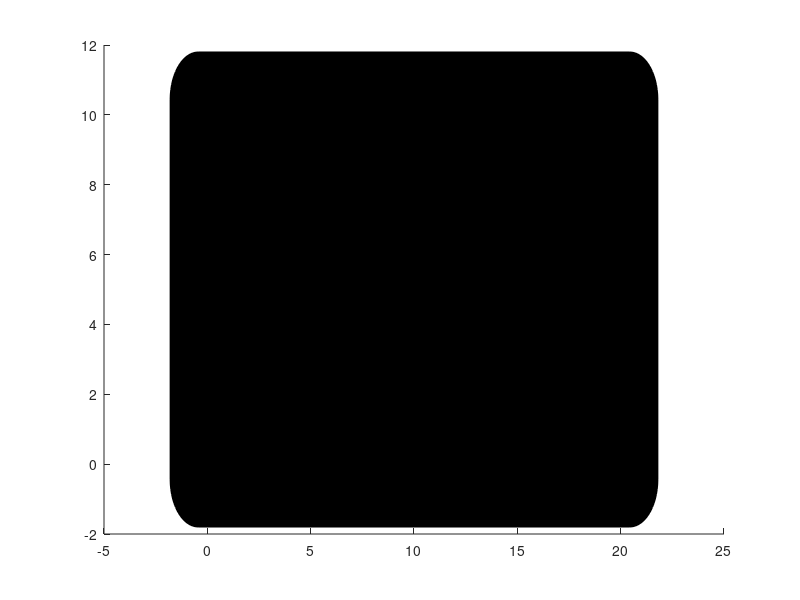

Write the MATLAB code that produced this figure. (Note: this script raises an error after producing the figure.)
% Kelvin Li
% 2D simulation of balls on a pool table (without implementing game rules)
% Press "R" to restart the game / resume initial setup
% Press "P" and click to place the cue ball at the position you want
% Press "H" to turn the auxiliary lines on or off

function Pool()
    function pos = get_mouse_pos()
        pos = get(gca, 'CurrentPoint');
        pos = pos(1, 1:2);
    end

    function OnMouseDown(~, ~)
        if sum(MotionTracker) == 0
            if ~toPlaceBall    
                pos = get_mouse_pos();
                if (norm(pos - pos_array(1, :)) <= ball_r)
                    isDragging = true;
                end
            else
                pos = get_mouse_pos();
                flag = place_cue_ball(pos);
    
                if flag
                    toPlaceBall = false;
                end
            end
        end
    end

    function OnMouseUp(~, ~)
        if isDragging
            delete(past_line)
            delete(auxiliary_plot_array)
            isDragging = false;
            MotionTracker(1) = 1;
            CollisionManager([1]);
        end
    end

    function OnMouseMove (~, ~)
        if isDragging
            mouse_pos = get_mouse_pos();

            v = (mouse_pos - pos_array(1, :));
            v_unit = -1 * v / norm(v);
            v_array(1, :) = v_unit;

            coef = min(max_drag, norm(v)) / max_drag;

            speed_array(1) = max_speed * coef;
            color = (1 - coef) * (([255, 204, 207] / 255) - [1 0 0]) + [1 0 0];

            delete(past_line)
            drag_pos = pos_array(1, :) + (v / norm(v)) * min(max_drag, norm(v));
            past_line = plot([pos_array(1, 1) drag_pos(1)], [pos_array(1, 2) drag_pos(2)], "Color", color, 'LineWidth',2);
            hold on

            if auxiliary_flag
                delete(auxiliary_plot_array)
                rotA = [0, -1; 1, 0];
                auxiliary_plot_array = gobjects(2, 1);
                count = 0;
                for ii = [1, -1]
                    count = count + 1;
                    p_side = pos_array(1, :) + ii * ball_r * (rotA * v_unit')';
                    [~, d] = wall_collision_detection(p_side, v_unit, 0, walls);
                    p_end = p_side + d * v_unit;
                    auxiliary_plot_array(count) = plot([p_side(1), p_end(1)], [p_side(2), p_end(2)], "Color", [0, 0, 0]);
                    hold on
                end
            end
        end
    end

    function OnKeyDown(~, ko)
        if ko.Key == "r"
            init_setup;
        end

        if ko.Key == "h"
            if auxiliary_flag
                delete(auxiliary_plot_array)
            end
            auxiliary_flag = ~auxiliary_flag;
        end

        if ko.Key == "p"
            if sum(MotionTracker) == 0 && ~isDragging
                if ismember(1, on_table_id)
                    delete_ball(1)
                    delete(ball_patch)
                    ball_patch = patch(ball_plot_x(:, on_table_id), ball_plot_y(:, on_table_id), color_array(on_table_id, :, :), 'EdgeColor', "none");
                end

                toPlaceBall = true;
            end
        end
    end

    function init_setup()
        % Setting up balls
        pos_array = zeros(ball_count, 2);
        v_array = zeros(ball_count, 2);
        speed_array = zeros(ball_count, 1);
        v_next_array = zeros(ball_count, 2);
        speed_next_array = zeros(ball_count, 1);
        
        dist_array = zeros(ball_count, 1);
        time_array = nan(ball_count, 1);

        collision_ball_array = zeros(ball_count, 1);

        pos_array(1, :) = ball_cue_pos;

        on_table_id = 1: ball_count;
        enter_hole_tracker = zeros(ball_count, 1);

        id = 1;
        for ii = 0: ball_rows
            x = - sqrt(3) * (2 * ii * ball_r + ii * ball_margin) / 2;
            y_base = - (2 * ii * ball_r + ii * ball_margin) / 2;
            for jj = 0: ii
                id = id + 1;
                y = y_base + jj * (2 * ball_r + ball_margin);
                pos_array(id, :) = [x, y] + ball_tri_pos;
            end
        end

        for id = on_table_id
            add_ball_plot(id);
        end

        % Plotting takes much more time than calculating the path. Plotting
        % using "rectangle" would result in bad animation quality
        % Through experiment, I found that this is the quickest way to draw "circles"
        delete(ball_patch)
        ball_patch = patch(ball_plot_x, ball_plot_y, color_array, 'EdgeColor', "none");
    end

    function delete_ball(id)
        on_table_id = on_table_id(on_table_id ~= id);

        pos_array(id, :) = [nan, nan];
        v_array(id, :) = [nan, nan];
        speed_array(id) = nan;
        v_next_array(id) = nan;
        speed_next_array(id) = nan;
        
        dist_array(id) = nan;
        time_array(id) = nan;

        MotionTracker(id) = 0;
    end

    function flag = place_cue_ball(pos)
        flag = in_box_checker(pos, walls + [-1, -1, 1, 1] * (ball_r + 1e-10));
        if flag
            for id = on_table_id
                if norm(pos_array(id, :) - pos) < 2 * ball_r
                    flag = false;
                    break
                end
            end
        end

        if flag
            pos_array(1, :) = pos;
            on_table_id = [1, on_table_id];

            add_ball_plot(1)

            delete(ball_patch)
            ball_patch = patch(ball_plot_x(:, on_table_id), ball_plot_y(:, on_table_id), color_array(on_table_id, :, :), 'EdgeColor', "none");
        end
    end

    function OnFigureClose(~, ~)
        isRunning = false;
        delete(f)
    end

    function plot_table_w_hole()
        angles = [pi/2, pi/4, -3*pi/4, pi/4, 5*pi/4, pi; ...
                    pi, 3*pi/4, -pi/4, 3*pi/4, 7*pi/4, 3*pi/2; ...
                    3*pi/2, pi, 0, pi, 0, -pi/2; ...
                    3*pi/2, 5*pi/4, pi/4, 5*pi/4, pi/4, 0; ...
                    0, -pi/4, 3*pi/4, 7*pi/4, 3*pi/4, pi/2; ...
                    pi/2, 0, -pi, 0, pi, pi/2];
        table_x = [];
        table_y = [];

        for ii = 1: 6
            for jj = 1: 3
                if jj == 2
                    now_r = hole_r;
                    angle_step = pi / 16;
                else
                    angle_step = - pi / 16;
                    if mod(ii, 3) ~= 0
                        now_r = bound_r;
                    else
                        now_r = hole_r;
                    end
                end
                th = angles(ii, 2 * jj - 1): angle_step : angles(ii, 2 * jj);
                table_x = [table_x, (now_r * cos(th) + bound_center_pos(ii, 2*jj-1))];
                table_y = [table_y, (now_r * sin(th) + bound_center_pos(ii, 2*jj))];
            end
        end

        rectangle('Position',[-margin, -margin, (y_length + margin) * 2, y_length + margin * 2], 'FaceColor',[0 0 0], 'Curvature', 0.2);
        hold on
        pgon = polyshape(table_x, table_y);
        pgon_plot = plot(pgon);
        pgon_plot.FaceAlpha = 1;
        pgon_plot.FaceColor = [0 0.75 0.75];

        drawnow
        hold on
    end

    function add_ball_plot(id)
        th = linspace(0, 2*pi * (circle_sides - 1) / circle_sides, circle_sides);
        ball_plot_x(:, id) = (ball_r * cos(th) + pos_array(id, 1))';
        ball_plot_y(:, id) = (ball_r * sin(th) + pos_array(id, 2))';
    end

    function [flag, slot_id] = in_boundary_checker(pos)
        flag = false;
        slot_id = 0;
        if in_box_checker(pos, walls + [-1, -1, 1, 1] * (ball_r - 1e-8))
            flag = true;
        else
            for ii = 1: 6
                if in_box_checker(pos, hole_region(ii, :) + [-1, -1, 1, 1] * (-1e-10))
                    if mod(ii, 3) ~= 0
                        now_bound_r = bound_r;
                    else
                        now_bound_r = hole_r;
                    end

                    if (min(norm(pos - bound_center_pos(ii, 1: 2)), norm(pos - bound_center_pos(ii, 5: 6))) > now_bound_r + ball_r - 1e-10)
                        flag = true;
                        slot_id = ii;
                    else
                        flag = false;
                        break
                    end
                end
            end
        end
    end

    function [collide_d, normal, bound_ball_id] = slot_collision_detection(p, v, s, slot_id)
        bound_d_array = nan(3, 1);
        for ii = 1: 3
            dp = bound_center_pos(slot_id, 2 * ii - 1: 2 * ii) - p;
            if ii == 2
                r_sum = hole_r; % = (hole_r - ball_r) + ball_r
            else
                if mod(slot_id, 3) ~= 0
                    r_sum = bound_r + ball_r;
                else
                    r_sum = hole_r + ball_r;
                end
            end
            bound_d_array(ii) = still_ball_collision_distance(dp, v, r_sum);
        end

        [collide_d, bound_ball_id] = min(bound_d_array);
        if ~isnan(collide_d) && in_box_checker(p + collide_d * v, hole_region(slot_id, :) + [-1, -1, 1, 1] * (-1e-10))
            if collide_d > s ^ 2 / (2 * acc)
                collide_d = s ^ 2 / (2 * acc);
                normal = [0, 0];
            else
                normal = bound_center_pos(slot_id, 2 * bound_ball_id - 1: 2 * bound_ball_id) - (p + collide_d * v);
                normal = normal / norm(normal);
            end
        else
            collide_d = nan;
            normal = nan(2, 1);
        end
    end

    function [collide_d, normal, enter_hole_flag] = boundary_collision_detection(p, v, s)
        flag = false;
        enter_hole_flag = false;

        collide_d = nan;
        normal = nan(1, 2);
        if ~in_box_checker(p, walls + [-1, -1, 1, 1] * (ball_r - 1e-5))
            [~, slot_id] = in_boundary_checker(p);
            if slot_id ~= 0
                [collide_d, normal, bound_ball_id] = slot_collision_detection(p, v, s, slot_id);
                if ~isnan(collide_d)
                    flag = true;
    
                    if bound_ball_id == 2
                        enter_hole_flag = true;
                    end
                end
            end
        end

        if ~flag
            [wall_id, d] = wall_collision_detection(p, v, ball_r, walls);
            if d < s ^ 2 / (2 * acc)
                collide_p = p + d * v;
                slot_id = nan;
                wall_type = mod(wall_id, 2) + 1;
                for ii = 1: 3
                    if collide_p(wall_type) >= slot_pos_on_wall(wall_type, 2 * ii - 1) && collide_p(wall_type) <= slot_pos_on_wall(wall_type, 2 * ii)
                        slot_id = slot_pos_to_index(wall_id, ii);
                        break
                    end
                end
                if ~isnan(slot_id)
                    [collide_d, normal, bound_ball_id] = slot_collision_detection(p, v, s, slot_id);
                    if bound_ball_id == 2
                        enter_hole_flag = true;
                    end
                else
                    collide_d = d;
                    if mod(wall_id, 2) == 1
                        normal = [1 0];
                    else
                        normal = [0 1];
                    end
                end
            else
                collide_d = s ^ 2 / (2 * acc);
                normal = [0, 0];
            end
        end
    end

    function [flag, collision_id] = BallCollisionManager(update_id, test_ids, bound_d_array)
        [now_dists, now_times] = ball_collision_detection(update_id, test_ids, pos_array, v_array, speed_array, acc, ball_r, walls, false);
        [sort_time, sort_id] = sort(now_times);

        flag = false;
        collision_ball = 0;
        if ~isnan(sort_time(1))
            for count = 1: ball_count
                ball_id = sort_id(count);
                if ~isnan(now_times(ball_id)) && (now_times(ball_id) < time_array(ball_id) || isnan(time_array(ball_id)))
                    if (now_dists(ball_id, 1) <= bound_d_array(update_id) || isnan(bound_d_array(update_id))) ...
                            && (now_dists(ball_id, 2) <= bound_d_array(ball_id) || isnan(bound_d_array(ball_id)))
                        dist_array(update_id) = now_dists(ball_id, 1);
                        dist_array(ball_id) = now_dists(ball_id, 2);
    
                        time_array(update_id) = now_times(ball_id);
                        time_array(ball_id) = now_times(ball_id);
    
                        normal = (pos_array(update_id, :) + dist_array(update_id) * v_array(update_id, :)) ...
                                    - (pos_array(ball_id, :) + dist_array(ball_id) * v_array(ball_id, :));
                        normal = normal / norm(normal);
    
                        [v1, s1, v2, s2] = ball_collision(v_array(update_id, :), speed_array(update_id, :) - acc * time_array(update_id), ...
                                                            v_array(ball_id, :), speed_array(ball_id, :) - acc * time_array(ball_id), normal, ...
                                                            restitute_coef, friction_coef);
    
                        v_next_array(update_id, :) = v1;
                        v_next_array(ball_id, :) = v2;
    
                        speed_next_array(update_id) = s1;
                        speed_next_array(ball_id) = s2;
    
                        if s1 > 0
                            MotionTracker(update_id) = 1;
                        end
                        if s2 > 0
                            MotionTracker(ball_id) = 1;
                        end

                        if enter_hole_tracker(update_id) == 1
                            enter_hole_tracker(update_id) = 0;
                        end
                        if enter_hole_tracker(ball_id) == 1
                            enter_hole_tracker(ball_id) = 0;
                        end
    
                        flag = true;
                        collision_id = ball_id;
                        break
                    end
                end
            end
        end
    end

    function CollisionManager(update_array)
        next_update_array = [];
        test_ids = on_table_id;
        bound_d_array = nan(ball_count, 1);
        normal_array = nan(ball_count, 2);
        hole_flag_array = boolean(zeros(ball_count, 1));
        for id = on_table_id
            if speed_array(id) > 0
                [bound_d_array(id), normal_array(id, :), hole_flag_array(id)] = boundary_collision_detection(pos_array(id, :), v_array(id, :), speed_array(id));
            end
        end

        for update_id = update_array
            test_ids = test_ids(test_ids ~= update_id);

            [flag, collision_id] = BallCollisionManager(update_id, test_ids, bound_d_array);
            if flag
                if collision_ball_array(collision_id) ~= 0
                    next_update_id = collision_ball_array(collision_id);
                    if sum(update_id == next_update_id) == 0
                        time_array(next_update_id) = nan;
                        v_next_array(next_update_id, :) = [0, 0];
                        speed_next_array(next_update_id) = 0;
    
                        next_update_array = [next_update_array, next_update_id];
                    end
                end

                collision_ball_array(update_id) = collision_id;
                collision_ball_array(collision_id) = update_id;
            else
                collision_ball_array(update_id) = 0;
                if speed_array(update_id) > 0
                    bound_d = bound_d_array(update_id);
                    normal = normal_array(update_id, :);
                    enter_hole_flag = hole_flag_array(update_id);

                    if normal == [0, 0]
                        t = speed_array(update_id) / acc;
                        dist_array(update_id) = (speed_array(update_id) ^ 2) / (2 * acc);
                        time_array(update_id) = t;
    
                        v_next_array(update_id, :) = [0, 0];
                        speed_next_array(update_id) = 0;
                    else
                        c = [-acc/2, speed_array(update_id), -bound_d];
                        
                        ts = roots(c);
                    
                        t = nan;
                        for test_t = ts'
                            if (test_t >= 0 && test_t == real(test_t)) && (isnan(t) || test_t < t)
                                t = test_t;
                            end
                        end

                        dist_array(update_id) = bound_d;
                        time_array(update_id) = t;

                        collision_speed = speed_array(update_id) - acc * t;
                        [v_next_array(update_id, :), speed_next_array(update_id)] = wall_collision(v_array(update_id, :), collision_speed, normal, restitute_coef, friction_coef);

                        if enter_hole_flag
                            enter_hole_tracker(update_id) = 1;
                        end
                    end
                end
            end
        end
        if ~isempty(next_update_array)
            CollisionManager(next_update_array)
        end
    end

    function update_balls(t)
        update_record = zeros(ball_count, 1);
        for id = on_table_id
            if time_array(id) >= 0
                if time_array(id) > t
                    if speed_array(id) ~= 0 || ((speed_next_array(id) == 0) && (speed_array(id) <= acc * t + 1e-20))
                        if speed_array(id) > acc * t + 1e-20
                            now_d = calc_d(speed_array(id), acc, t);
                            speed_array(id) = speed_array(id) - acc * t;
                            time_array(id) = time_array(id) - t;
                        else
                            now_d = speed_array(id) ^ 2 / (2 * acc);
                            time_array(id) = nan;
                            speed_array(id) = 0;
                            MotionTracker(id) = 0;
    
                            update_record(id) = 1;
                        end
    
                        pos_array(id, :) = pos_array(id, :) + v_array(id, :) * now_d;
                    else
                        time_array(id) = time_array(id) - t;
                    end
                else
                    if enter_hole_tracker(id) == 0
                        now_d_before = calc_d(speed_array(id), acc, time_array(id));
                        now_d_after = calc_d(speed_next_array(id), acc, t - time_array(id));
        
                        pos_array(id, :) = pos_array(id, :) + v_array(id, :) * now_d_before + v_next_array(id, :) * now_d_after;
    
                        v_array(id, :) = v_next_array(id, :);
                        speed_array(id) = speed_next_array(id) - acc * (t - time_array(id));
    
                        update_record(id) = 1;
                    else
                        delete_ball(id)
                    end
                end

                % In some weird situations (probably due to the precision
                % of computer calculation), the program will not realize
                % that the ball will stop. We need the following "if" to
                % double check
                if speed_array(id) == 0 && speed_next_array(id) == 0
                    time_array(id) = nan;
                    MotionTracker(id) = 0;
                    
                    update_record(id) = 1;
                end
            elseif time_array(id) < 0
                time_array(id) = nan;
                speed_array(id) = 0;
                MotionTracker(id) = 0;
        
                update_record(id) = 1;
            end
        end
        if sum(update_record) > 0
            update_array = 1: ball_count;
            update_array = update_array(update_record == 1);
            CollisionManager(update_array);
        end
    end


    % Settings
    y_length = 10;
    margin = 1.8;
    circle_sides = 16;

    ball_r = 0.32;
    hole_r = 1.6 * ball_r;
    ball_margin = 0.1 * ball_r;

    ball_rows = 5;
    ball_count = 1 + sum(1: ball_rows);

    ball_tri_pos = [0.5 * y_length + sqrt(3) * (2 * ball_r + ball_margin), 0.5 * y_length];
    ball_cue_pos = [1.5 * y_length, 0.5 * y_length];

%     ball_tri_pos = [4, 1];
%     ball_cue_pos = [10, 0.5];

    acc = 12;
    time_step = 0.025;
    max_speed = 48;
    max_drag = y_length / 2;

    restitute_coef = 0.8;
    friction_coef = 0.1;

    auxiliary_flag = true;

    bound_r = (3 + 2 * sqrt(2)) * hole_r;
    bound_side = bound_r - 2 * hole_r;
    walls = [2 * y_length, y_length, 0, 0];
    hole_anchor = [2 * y_length, 0; ...
                    2 * y_length, y_length; ...
                    y_length, y_length; ...
                    0, y_length; ...
                    0, 0; ...
                    y_length, 0];
    hole_region = [2 * hole_r, bound_side, -bound_side, -2 * hole_r; ...
                    2 * hole_r, 2 * hole_r, -bound_side, -bound_side; ...
                    2 * hole_r, 2 * hole_r,  -2 * hole_r, -ball_r
                    bound_side, 2 * hole_r, -2 * hole_r, -bound_side; ...
                    bound_side, bound_side, -2 * hole_r, -2 * hole_r; ...
                    2 * hole_r, ball_r, -2 * hole_r, -2 * hole_r] ...
                    + [hole_anchor, hole_anchor];
    bound_center_pos = [-bound_side, -bound_r, hole_r, -hole_r, bound_r, bound_side; ...
                    bound_r, -bound_side, hole_r, hole_r, -bound_side, bound_r; ...
                    2 * hole_r, hole_r, 0, hole_r, -2 * hole_r, hole_r; ...
                    bound_side, bound_r, -hole_r, hole_r, -bound_r, -bound_side; ...
                    -bound_r, bound_side, -hole_r, -hole_r, bound_side, -bound_r; ...
                    -2 * hole_r, -hole_r, 0, -hole_r, 2 * hole_r, -hole_r] ...
                    + [hole_anchor, hole_anchor, hole_anchor];

    slot_pos_on_wall = [0, bound_side, y_length - 2 * hole_r, y_length + 2 * hole_r, 2 * y_length - bound_side, 2 * y_length; ... % for wall 2, 4
                        0, bound_side, nan, nan, y_length - bound_side, y_length]; % for wall 1, 3 (use mod(wall_id, 2) + 1)
    slot_pos_to_index = [1, nan, 2;
                        4, 3, 2;
                        5, nan, 4;
                        5, 6, 1];

    % Setting up pool table
    f = figure(1);

    plot_table_w_hole();
    axis equal

    set(gca,'xtick',[],'ytick', []);

    xlabel("Hi")

    hold on

    % Setting up balls
    pos_array = zeros(ball_count, 2);
    v_array = zeros(ball_count, 2);
    speed_array = zeros(ball_count, 1);
    v_next_array = zeros(ball_count, 2);
    speed_next_array = zeros(ball_count, 1);
    
    dist_array = zeros(ball_count, 1);
    time_array = nan(ball_count, 1);

    collision_ball_array = zeros(ball_count, 1);

    ball_patch = gobjects(ball_count, 1);

    on_table_id = 1: ball_count;
    enter_hole_tracker = zeros(ball_count, 1);

    % Setting Callbacks
    isDragging = false;
    isRunning = true;
    toPlaceBall = false;

    MotionTracker = zeros(ball_count, 1);

    past_line = plot(0, 0);
    auxiliary_plot_array = gobjects(2, 1);

    set(f, 'WindowButtonDownFcn', @OnMouseDown)
    set(f, 'WindowButtonUpFcn', @OnMouseUp)
    set(f, 'WindowButtonMotionFcn', @OnMouseMove);
    set(f, 'KeyPressFcn', @OnKeyDown);
    set(f, 'CloseRequestFcn', @OnFigureClose);

    ball_plot_x = zeros(16, ball_count);
    ball_plot_y = zeros(16, ball_count);

    color_array = zeros(ball_count, 3);
    color_array(1, :) = [1 1 1];
    for ii = 2: ball_count
        if ii > 6
            delta = 1;
        else
            delta = 0;
        end
        if mod(ii - delta, 2) == 0
            color_array(ii, :) = [1 0 0];
        else
            color_array(ii, :) = [1 0.99 0];
        end
    end

    if ball_count >= 7
        color_array(6, :) = [0 0 0];
    end

    color_array = reshape(color_array, [ball_count, 1, 3]);

    init_setup();

    disp("Ready to go!")

    max_time = 0;
    while isRunning
        tic;
        if sum(MotionTracker) ~= 0
            time_left = time_step;
            while min(time_array) < time_left
                [min_time, ~] = min(time_array);
                update_balls(min_time);
                time_left = time_left - min_time;
            end

            update_balls(time_left);

            for id = on_table_id
                add_ball_plot(id);
            end

            if sum(v_array(on_table_id)) == 0
                MotionTracker = zeros(ball_count, 1);
            end

            delete(ball_patch)
            ball_patch = patch(ball_plot_x(:, on_table_id), ball_plot_y(:, on_table_id), color_array(on_table_id, :, :), 'EdgeColor', "none");
        end

        elapsed = toc;
        if elapsed > max_time
            max_time = elapsed;
            title(max_time)
        end

        pause(time_step - elapsed)
    end
end

function d = still_ball_collision_distance(dp, v, r_sum)
    proj = dp * v';
    normal_v = dp - proj * v;
    normal = norm(normal_v);

    d = proj - sqrt(r_sum ^ 2 - normal ^ 2);

    if d < 0 || d ~= real(d)
        d = nan;
    end
end

function d = calc_d(s, a, t)
    d = s * t - a * t^2 / 2;
end

function flag = in_box_checker(pos, box)
    flag = (pos(1) < box(1) && pos(1) > box(3) && pos(2) < box(2) && pos(2) > box(4));
end